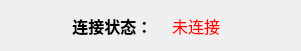
  <widget class="QWidget" name="horizontalLayoutWidget_14">
   <property name="geometry">
    <rect>
     <x>630</x>
     <y>140</y>
     <width>301</width>
     <height>51</height>
    </rect>
   </property>
   <layout class="QHBoxLayout" name="horizontalLayout_14">
    <item>
     <spacer name="horizontalSpacer_32">
      <property name="orientation">
       <enum>Qt::Horizontal</enum>
      </property>
      <property name="sizeHint" stdset="0">
       <size>
        <width>40</width>
        <height>20</height>
       </size>
      </property>
     </spacer>
    </item>
    <item>
     <widget class="QLabel" name="label_25">
      <property name="font">
       <font>
        <family>Arial</family>
        <pointsize>12</pointsize>
        <weight>75</weight>
        <bold>true</bold>
       </font>
      </property>
      <property name="text">
       <string> 连接状态：</string>
      </property>
     </widget>
    </item>
    <item>
     <widget class="QLabel" name="label_6">
      <property name="text">
       <string/>
      </property>
     </widget>
    </item>
    <item>
     <widget class="QLabel" name="connect_lab">
      <property name="font">
       <font>
        <family>Arial</family>
        <pointsize>12</pointsize>
       </font>
      </property>
      <property name="styleSheet">
       <string notr="true">color: red;</string>
      </property>
      <property name="text">
       <string>未连接   </string>
      </property>
     </widget>
    </item>
    <item>
     <spacer name="horizontalSpacer_33">
      <property name="orientation">
       <enum>Qt::Horizontal</enum>
      </property>
      <property name="sizeHint" stdset="0">
       <size>
        <width>40</width>
        <height>20</height>
       </size>
      </property>
     </spacer>
    </item>
   </layout>
  </widget>
